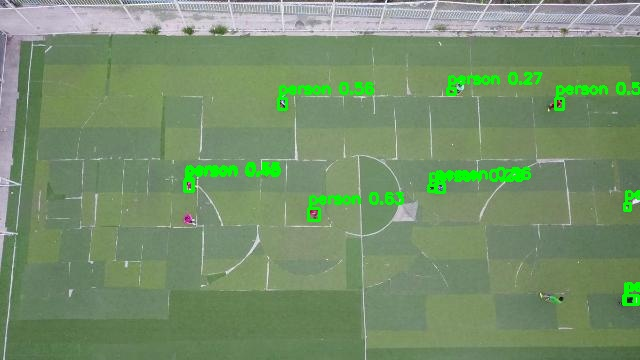
#> input picture model/SAHI/no_SAHI_tests/test_0000.jpg, 640 x 360 px, found by its file name; its folder holds 4 pictures in this run
$ python compare.py
#> lines starting #> are read from the running program, lines starting #| are printed output that depends on the picture
# compare_pairs.py

import os
import cv2
import numpy as np

# ------------------------------------------------
# 1. Settings
# ------------------------------------------------
no_sahi_dir = "SAHI/no_SAHI_tests"   # YOLO-only outputs
sahi_dir = "SAHI/SAHI_tests"         # SAHI outputs

# -----------------------------
# Helper: check valid extensions
# -----------------------------
def is_image_file(filename):
    valid_ext = [".jpg", ".jpeg", ".png", ".bmp", ".tif", ".tiff"]
    return any(filename.lower().endswith(ext) for ext in valid_ext)


# ------------------------------------------------
# 2. Get matching filenames
# ------------------------------------------------
no_sahi_files = sorted([f for f in os.listdir(no_sahi_dir) if is_image_file(f)])
sahi_files = sorted([f for f in os.listdir(sahi_dir) if is_image_file(f)])

# Use intersection of file names
matched_files = [f for f in no_sahi_files if f in sahi_files]

if not matched_files:
    raise RuntimeError("No matching image filenames between folders!")

print(f"Found {len(matched_files)} matching images.")

# ------------------------------------------------
# 3. Display images side-by-side
# ------------------------------------------------
for filename in matched_files:

    # Load both images
    img_no_sahi = cv2.imread(os.path.join(no_sahi_dir, filename))
#> img_no_sahi is the input picture: shape (360, 640, 3); mean B, G, R 107.6, 144.1, 118.1
    img_sahi = cv2.imread(os.path.join(sahi_dir, filename))

    if img_no_sahi is None or img_sahi is None:
        print(f"[WARNING] Could not load {filename}, skipping.")
        continue

    # Resize to same height for cleaner comparison
    h1, w1 = img_no_sahi.shape[:2]
#> h1 = 360; w1 = 640
    h2, w2 = img_sahi.shape[:2]
#> h2 = 360; w2 = 640
    target_h = min(h1, h2)
#> target_h = 360

    img_no_sahi = cv2.resize(img_no_sahi, (int(w1 * target_h / h1), target_h))
    img_sahi = cv2.resize(img_sahi, (int(w2 * target_h / h2), target_h))

    # Concatenate side by side
    combined = np.hstack((img_no_sahi, img_sahi))
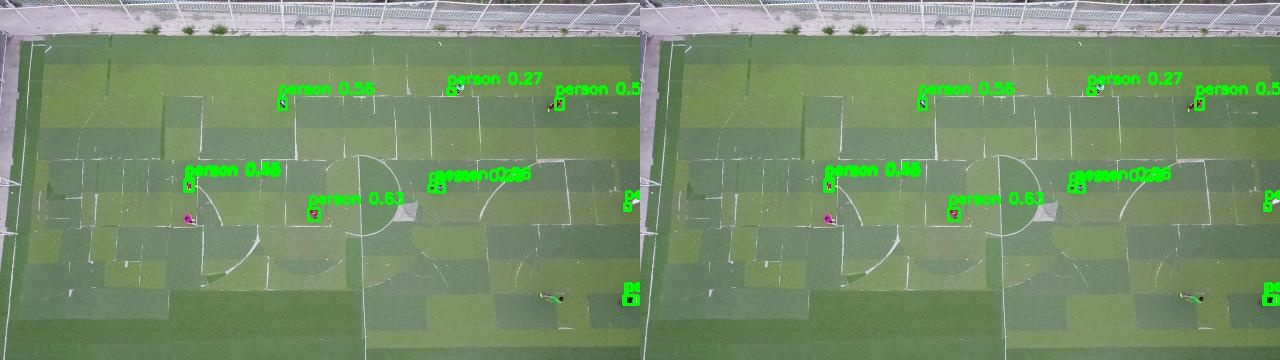
#> combined: shape (360, 1280, 3); mean B, G, R 107.6, 144.1, 118.1

    # Show window
    cv2.imshow(f"Comparison: {filename}", combined)

    print(f"Showing {filename} — press any key for next (q to quit).")
    key = cv2.waitKey(0)
#> (key q is pressed here)

    if key == ord('q'):
        break

    cv2.destroyAllWindows()

cv2.destroyAllWindows()
print("Done.")

$ run again, on model/SAHI/no_SAHI_tests/test_0004.jpg
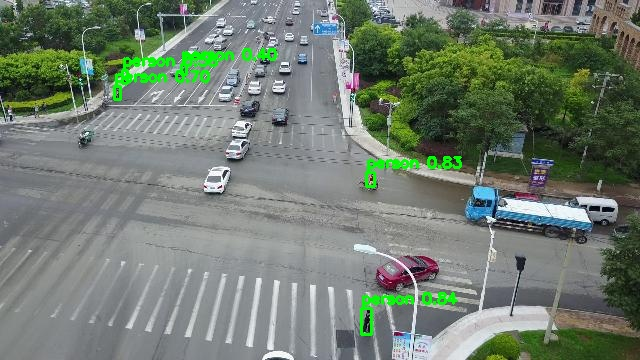
#> input picture model/SAHI/no_SAHI_tests/test_0004.jpg, 640 x 360 px, found by its file name
#> img_no_sahi is the input picture: shape (360, 640, 3); mean B, G, R 112.3, 124.8, 113.2
#> `combined = np.hstack((img_no_sahi, img_sahi))`:
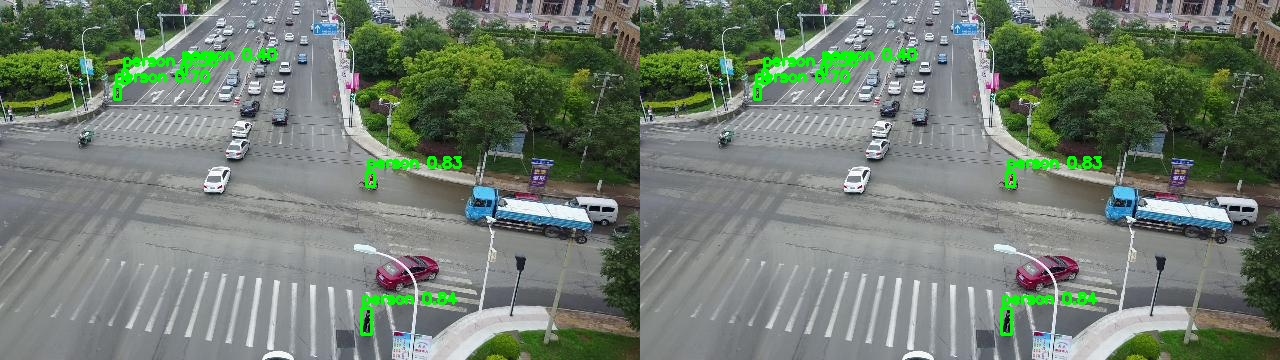
#> combined: shape (360, 1280, 3); mean B, G, R 112.3, 124.8, 113.2

$ run again, on model/SAHI/no_SAHI_tests/test_0005.jpg
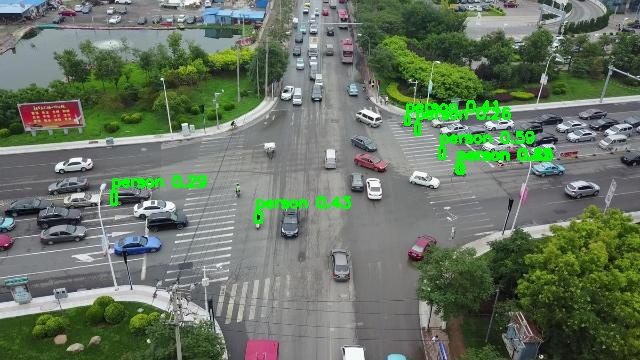
#> input picture model/SAHI/no_SAHI_tests/test_0005.jpg, 640 x 360 px, found by its file name
#> img_no_sahi is the input picture: shape (360, 640, 3); mean B, G, R 99.7, 117, 104.3
#> `combined = np.hstack((img_no_sahi, img_sahi))`:
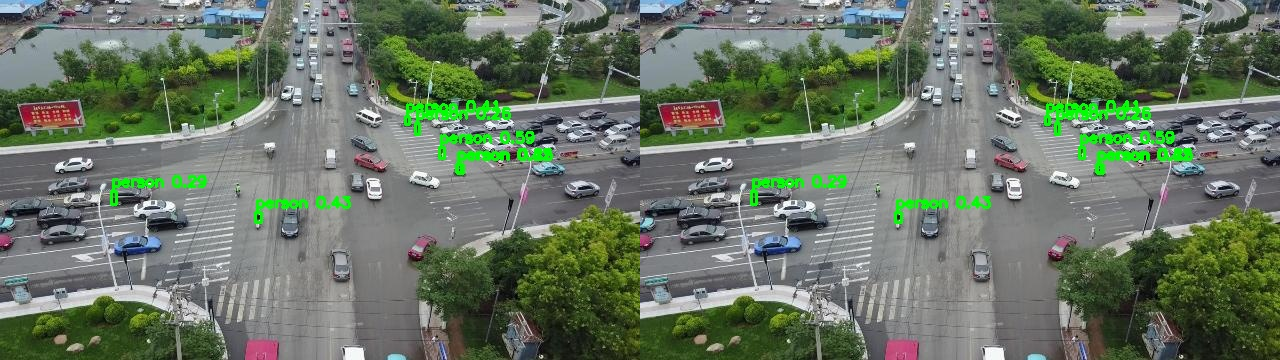
#> combined: shape (360, 1280, 3); mean B, G, R 99.7, 117, 104.3

$ run again, on model/SAHI/no_SAHI_tests/test_0006.jpg
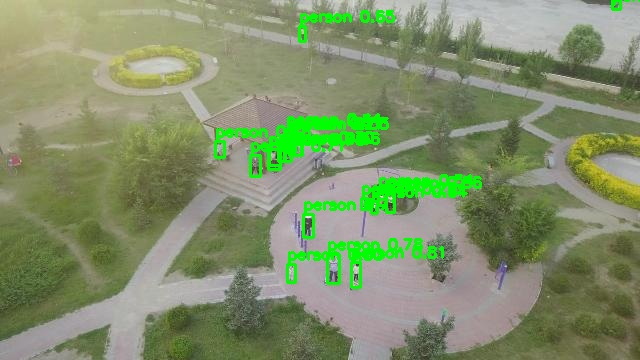
#> input picture model/SAHI/no_SAHI_tests/test_0006.jpg, 640 x 360 px, found by its file name
#> img_no_sahi is the input picture: shape (360, 640, 3); mean B, G, R 106.4, 143.9, 129.3
#> `combined = np.hstack((img_no_sahi, img_sahi))`:
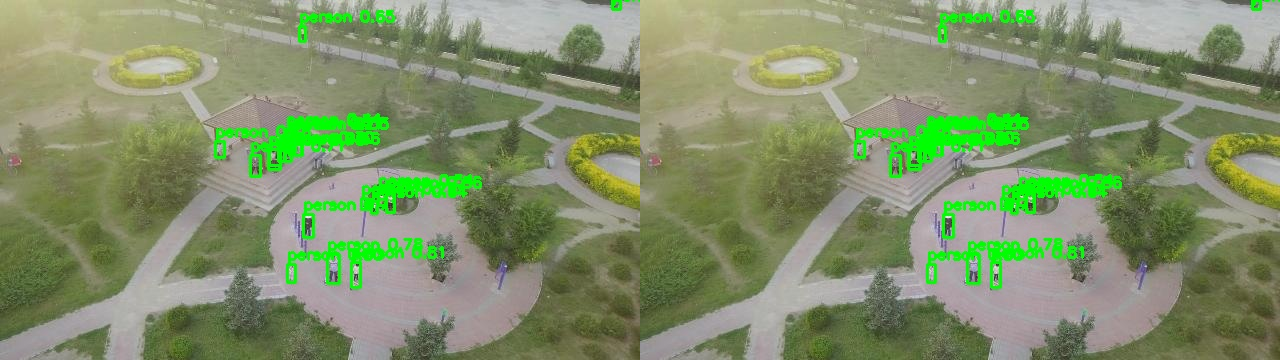
#> combined: shape (360, 1280, 3); mean B, G, R 106.4, 143.9, 129.3
